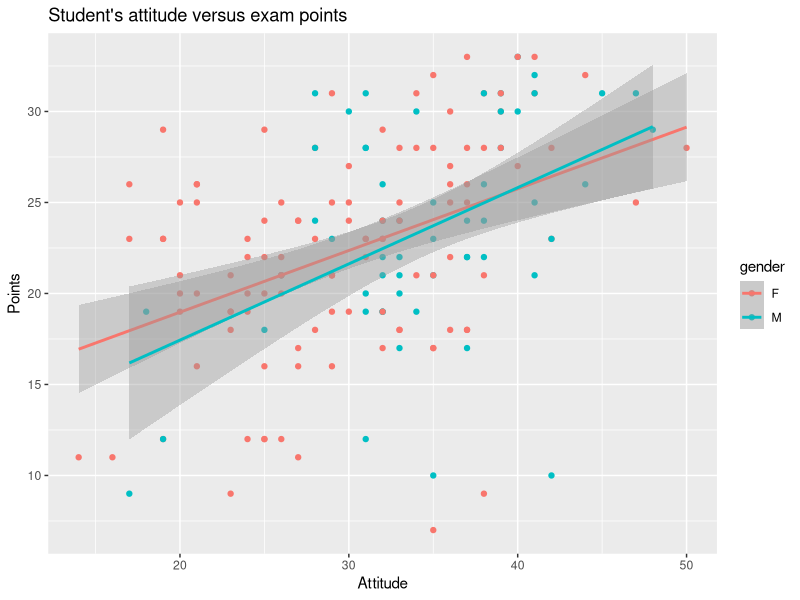

Write the R code that produced this figure.
## ---- chunk 1
learn14 <- read.table("data/learning2014.txt")
#read.table("http://www.helsinki.fi/~kvehkala/JYTmooc/JYTOPKYS3-data.txt", sep="\t", header=TRUE)
## ---- chunk 2
#Structure and dimension of dataset
str(learn14)
dim(learn14)
## ---- chunk 3
library(ggplot2)

# initialize plot with data and aesthetic mapping
p1 <- ggplot(learn14, aes(x = Attitude, y = Points, col = gender))

# define the visualization type (points)
p2 <- p1 + geom_point()

# add a regression line
p3 <- p2 + geom_smooth(method = "lm")

# add a main title and draw the plot
p4 <- p3 + ggtitle("Student's attitude versus exam points")
p4
